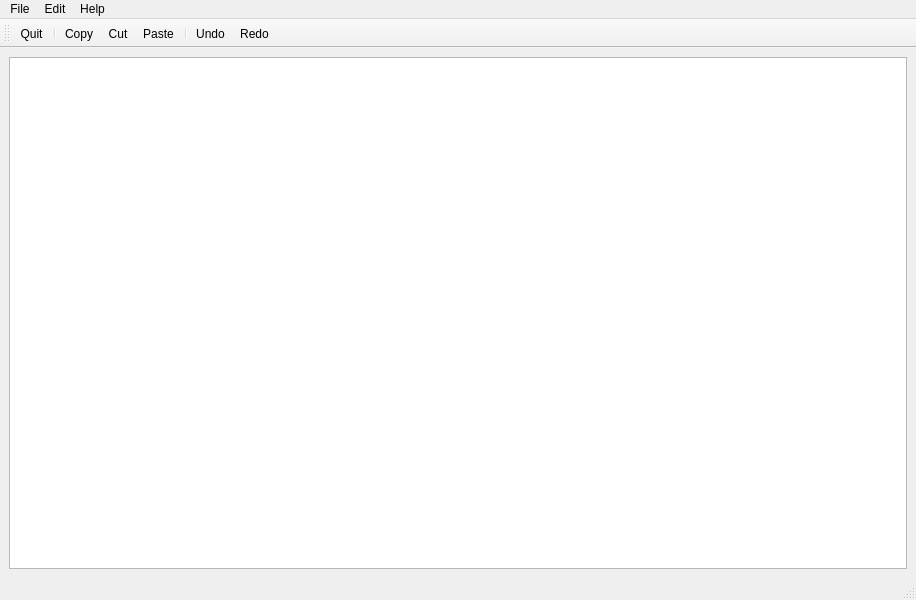
<?xml version="1.0" encoding="UTF-8"?>
<ui version="4.0">
 <class>MainWindow</class>
 <widget class="QMainWindow" name="MainWindow">
  <property name="geometry">
   <rect>
    <x>0</x>
    <y>0</y>
    <width>916</width>
    <height>600</height>
   </rect>
  </property>
  <property name="windowTitle">
   <string>MainWindow</string>
  </property>
  <widget class="QWidget" name="centralwidget">
   <layout class="QVBoxLayout" name="verticalLayout">
    <item>
     <widget class="QTextEdit" name="textEdit"/>
    </item>
   </layout>
  </widget>
  <widget class="QMenuBar" name="menubar">
   <property name="geometry">
    <rect>
     <x>0</x>
     <y>0</y>
     <width>916</width>
     <height>26</height>
    </rect>
   </property>
   <widget class="QMenu" name="menuFile">
    <property name="title">
     <string>File</string>
    </property>
    <addaction name="actionQuit"/>
   </widget>
   <widget class="QMenu" name="menuEdit">
    <property name="title">
     <string>Edit</string>
    </property>
    <addaction name="actionCopy"/>
    <addaction name="actionCut"/>
    <addaction name="actionPaste"/>
    <addaction name="separator"/>
    <addaction name="actionUndo"/>
    <addaction name="actionRedo"/>
   </widget>
   <widget class="QMenu" name="menuHelp">
    <property name="title">
     <string>Help</string>
    </property>
    <addaction name="actionAbout"/>
    <addaction name="actionAbout_Qt"/>
   </widget>
   <addaction name="menuFile"/>
   <addaction name="menuEdit"/>
   <addaction name="menuHelp"/>
  </widget>
  <widget class="QStatusBar" name="statusbar"/>
  <widget class="QToolBar" name="toolBar">
   <property name="windowTitle">
    <string>toolBar</string>
   </property>
   <attribute name="toolBarArea">
    <enum>TopToolBarArea</enum>
   </attribute>
   <attribute name="toolBarBreak">
    <bool>false</bool>
   </attribute>
   <addaction name="actionQuit"/>
   <addaction name="separator"/>
   <addaction name="actionCopy"/>
   <addaction name="actionCut"/>
   <addaction name="actionPaste"/>
   <addaction name="separator"/>
   <addaction name="actionUndo"/>
   <addaction name="actionRedo"/>
  </widget>
  <action name="actionQuit">
   <property name="icon">
    <iconset resource="resource.qrc">
     <normaloff>:/images/quitIcon.png</normaloff>:/images/quitIcon.png</iconset>
   </property>
   <property name="text">
    <string>Quit</string>
   </property>
   <property name="toolTip">
    <string>Quit Application</string>
   </property>
  </action>
  <action name="actionAbout">
   <property name="icon">
    <iconset resource="resource.qrc">
     <normaloff>:/images/aboutIcon.png</normaloff>:/images/aboutIcon.png</iconset>
   </property>
   <property name="text">
    <string>About</string>
   </property>
  </action>
  <action name="actionAbout_Qt">
   <property name="icon">
    <iconset resource="resource.qrc">
     <normaloff>:/images/aboutQtIcon.png</normaloff>:/images/aboutQtIcon.png</iconset>
   </property>
   <property name="text">
    <string>About Qt</string>
   </property>
  </action>
  <action name="actionCopy">
   <property name="icon">
    <iconset resource="resource.qrc">
     <normaloff>:/images/copyIcon.png</normaloff>:/images/copyIcon.png</iconset>
   </property>
   <property name="text">
    <string>Copy</string>
   </property>
  </action>
  <action name="actionCut">
   <property name="icon">
    <iconset resource="resource.qrc">
     <normaloff>:/images/cutIcon.png</normaloff>:/images/cutIcon.png</iconset>
   </property>
   <property name="text">
    <string>Cut</string>
   </property>
  </action>
  <action name="actionPaste">
   <property name="icon">
    <iconset resource="resource.qrc">
     <normaloff>:/images/pasteIcon.png</normaloff>:/images/pasteIcon.png</iconset>
   </property>
   <property name="text">
    <string>Paste</string>
   </property>
  </action>
  <action name="actionUndo">
   <property name="icon">
    <iconset resource="resource.qrc">
     <normaloff>:/images/undoIcon.png</normaloff>:/images/undoIcon.png</iconset>
   </property>
   <property name="text">
    <string>Undo</string>
   </property>
  </action>
  <action name="actionRedo">
   <property name="icon">
    <iconset resource="resource.qrc">
     <normaloff>:/images/redoIcon.png</normaloff>:/images/redoIcon.png</iconset>
   </property>
   <property name="text">
    <string>Redo</string>
   </property>
  </action>
 </widget>
 <resources>
  <include location="resource.qrc"/>
 </resources>
 <connections/>
</ui>
